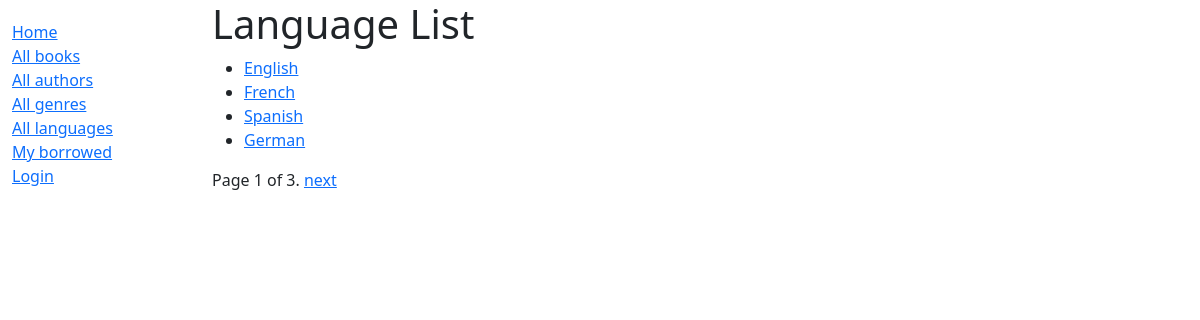
The app's page /catalog/languages/ with its own data.
### catalog/models.py (models this page shows)
class Language(models.Model):
    name = models.CharField(max_length=200,
                            unique=True,
                            help_text="Enter the book's natural language (e.g. English, French, Japanese etc.)")
    def get_absolute_url(self):
        return reverse('language-detail', args=[str(self.id)])
    def __str__(self):
        return self.name
    class Meta:
        constraints = [
            UniqueConstraint(
                Lower('name'),
                name='language_name_case_insentitive_unique',
                violation_error_message="language already exists(case insentive match)"
            ),
        ]

### catalog/views.py (the view)
# urls.py: path('languages/', views.LanguageListView.as_view(), name='languages'),
class LanguageListView(generic.ListView):
    model = Language
    paginate_by = 4

### catalog/templates/catalog/language_list.html
{% extends "base_generic.html" %}
{% block content %}
    <h1>Language List</h1>
    {% if language_list %}
        <ul>
            {% for language in language_list %}
                <li>
                    <a href="{{ language.get_absolute_url }}">
                        {{ language }}
                    </a>
                </li>
            {% endfor %}
        </ul>
    {% else %}
        <p>There are no languages available.</p>
    {% endif %}
{% endblock %}

### records on screen
Language: name "English"
Language: name "French"
Language: name "Spanish"
Language: name "German"

### other values on screen
{{ page_obj.number }} "1"
{{ page_obj.paginator.num_pages }} "3"
